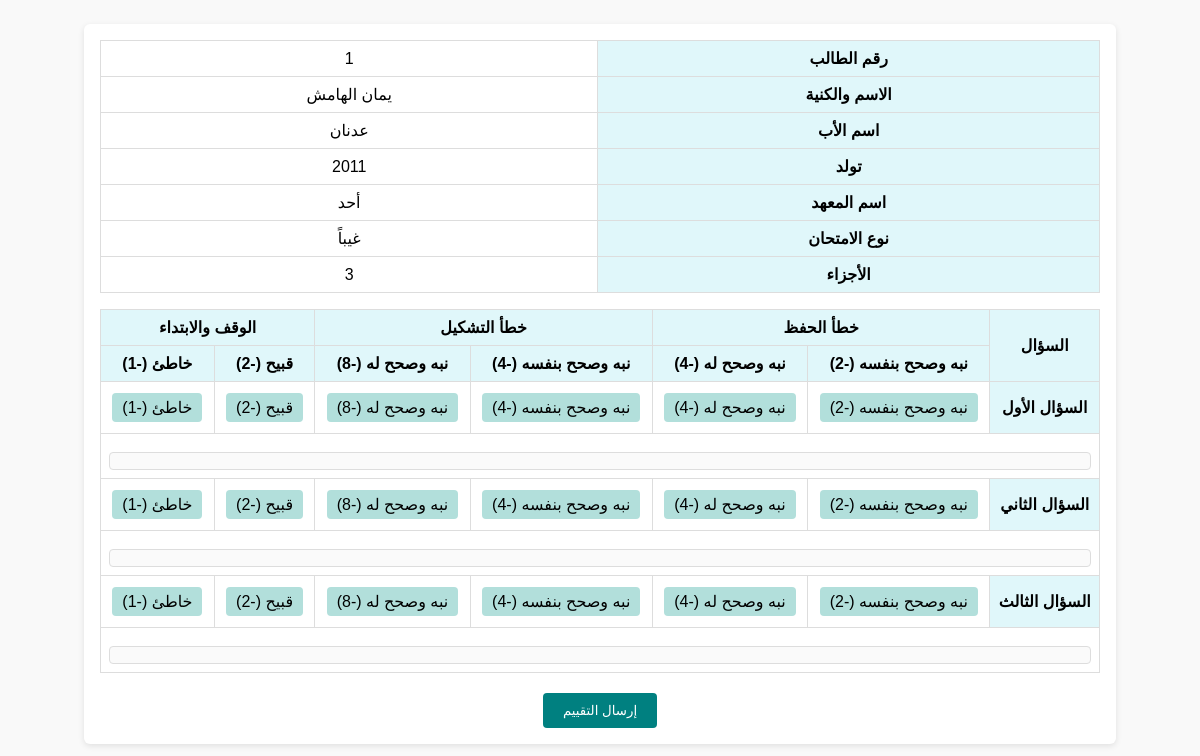
/mobileapp/mark/1/ (signed in), run on the app's committed database.
### screen/models.py (models this page shows, shortened)
class Student(models.Model):
    number = models.AutoField(primary_key=True)
    name = models.CharField(max_length=100, verbose_name="الاسم والكنية")
    father_name = models.CharField(max_length=100, verbose_name="اسم الأب", blank=True, null=True)
    birth_date = models.DateField(verbose_name="تاريخ الولادة", blank=True, null=True)
    institute_name = models.CharField(max_length=100, verbose_name="اسم المعهد", blank=True, null=True)
    exam_type = models.CharField(max_length=10, choices=EXAM_TYPE_CHOICES, verbose_name="غيباً/نظراً", blank=True, null=True)
    memorized_parts = models.CharField(max_length=100, verbose_name="الأجزاء المحفوظة", blank=True, null=True)
    grade = models.FloatField(null=True, blank=True)
    mistakes_json = models.TextField(null=True, blank=True)
    room = models.IntegerField(blank=True, null=True)
    status = models.CharField(max_length=20, choices=STATUS_CHOICES, default='waiting')

### mobileapp/views.py (the view)
# urls.py: path('mark/<int:student_number>/', views.mark_student_view, name='mark_student'),
@login_required
def mark_student_view(request, student_number):
    student = get_object_or_404(Student, number=student_number)
    if student.exam_type in ["غيبا", "gh"]:
        questions = ['الأول', 'الثاني', 'الثالث']  # 3 questions
        pass_threshold = 80
    else:  # "نظرا", "nz"
        questions = ['الأول', 'الثاني', 'الثالث', 'الرابع', 'الخامس']  # 5 questions
        pass_threshold = 90
    if request.method == 'POST':
        try:
            final_grade = float(request.POST.get("final_grade", "100"))
        except ValueError:
            final_grade = 100
        result = "ناجح" if final_grade >= pass_threshold else "إعادة"
        output_dir = os.path.join(settings.BASE_DIR, 'grades_output')
        os.makedirs(output_dir, exist_ok=True)
        file_path = os.path.join(output_dir, 'grades.csv')
        with open(file_path, 'a', newline='', encoding='utf-8') as csvfile:
            writer = csv.writer(csvfile)
            writer.writerow([student.number, student.name, final_grade, result])
        room = student.room
        student.delete()
        next_student = Student.objects.filter(room=room, status='waiting').order_by('number').first()
        if next_student:
            next_student.status = 'in_exam'
            next_student.save()
        nxt_student = Student.objects.filter(room=room, status='on_waiting_list').order_by('number').first()
        if nxt_student:
            nxt_student.status = 'waiting'
            nxt_student.save()
        return redirect(f'/mobileapp/room/room{room}/')
    else:
        form = MarkForm()
    return render(request, 'mobileapp/mark_student.html', {
        'student': student,
        'form': form,
        'questions': questions,
    })

### mobileapp/templates/mobileapp/mark_student.html (shortened to what this page needs)
<!DOCTYPE html>
<html lang="ar" dir="rtl">
<head>
</head>
<body>
<div class="student-info">
    <table>
        <tr><th>رقم الطالب</th><td>{{ student.number }}</td></tr>
        <tr><th>الاسم والكنية</th><td>{{ student.name }}</td></tr>
        <tr><th>اسم الأب</th><td>{{ student.father_name|default:"لا يوجد بيانات" }}</td></tr>
        <tr><th>تولد</th><td>{% if student.birth_date %}{{ student.birth_date|date:"Y" }}{% else %}غير محدد{% endif %}</td></tr>
        <tr><th>اسم المعهد</th><td>{{ student.institute_name|default:"لا يوجد بيانات" }}</td></tr>
        <tr><th>نوع الامتحان</th><td>{{ student.get_exam_type_display|default:"لا يوجد بيانات" }}</td></tr>
        <tr><th>الأجزاء</th><td>{{ student.memorized_parts|default:"لا يوجد بيانات" }}</td></tr>
    </table>
    {% if student.exam_type == "gh" %}
        {% include "mobileapp/form_gh.html" %}
    {% else %}
        {% include "mobileapp/form_nz.html" %}
    {% endif %}
</div>
</body>
</html>

### mobileapp/templates/mobileapp/mark_student.html (style rules this page uses)
body { font-family: sans-serif; padding: 1em; background: #f9f9f9; }
.student-info { background: white; padding: 1em; border-radius: 6px; box-shadow: 0 2px 6px rgba(0,0,0,0.1); max-width: 1000px; margin: auto; }
table { width: 100%; border-collapse: collapse; margin-bottom: 1em; }
th, td { text-align: center; padding: 8px; border: 1px solid #ddd; }
th { background-color: #e0f7fa; }

### data on the page
Student: number "1", name "يمان الهامش", father_name "عدنان", birth_date "2011", institute_name "أحد", exam_type "غيباً", memorized_parts "3"

### other printed values
{{ question }} "الأول" "الثاني" "الثالث"
